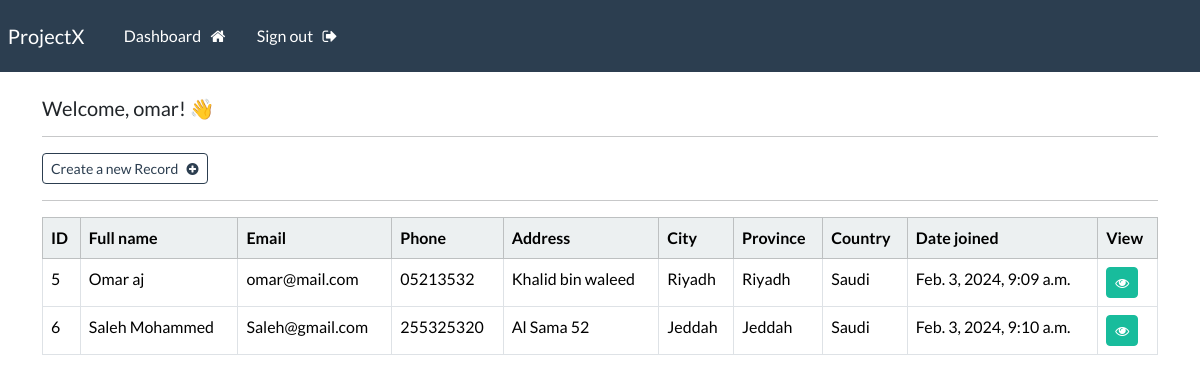
The page /dashboard (signed in) on the database its author committed.
### webapp/models.py (models this page shows, shortened)
class Record(models.Model):
	creation_date = models.DateTimeField(auto_now_add=True)
	first_name = models.CharField(max_length=100)
	last_name = models.CharField(max_length=100)
	email = models.CharField(max_length=255)
	phone = models.CharField(max_length=20)
	address = models.CharField(max_length=300)
	city = models.CharField(max_length=255)
	province = models.CharField(max_length=200)
	country = models.CharField(max_length=125)

### webapp/views.py (the view)
# urls.py: path('dashboard', views.dashboard, name="dashboard"),
@login_required(login_url='my-login')
def dashboard(request):
    my_records = Record.objects.all()
    context = {'records': my_records}
    return render(request, 'webapp/dashboard.html', context=context)

### webapp/templates/webapp/dashboard.html
{% extends 'webapp/base.html' %}
{% block content %}
  <h5> Welcome, {{user}}! 👋 </h5>
  <hr>
  <a class="btn btn-outline-primary btn-sm" href="{% url 'create-record' %}">
    Create a new Record &nbsp; <i class="fa fa-plus-circle"></i>
  </a>
  <hr>
  <table class="table table-hover table-bordered">
    <thead class="table-light">
      <tr>
        <th scope="col"> ID </th>
        <th scope="col"> Full name </th>
        <th scope="col"> Email </th>
        <th scope="col"> Phone </th>
        <th scope="col"> Address </th>
        <th scope="col"> City </th>
        <th scope="col"> Province </th>
        <th scope="col"> Country </th>
        <th scope="col"> Date joined </th>
        <th scope="col"> View </th>
      </tr>
    </thead>
    <tbody>
    {% if records %}
      {% for record in records %}
      <tr>
        <td> {{record.id}} </td>
        <td> {{record.first_name}} {{record.last_name}} </td>
        <td> {{record.email}} </td>
        <td> {{record.phone}} </td>
        <td> {{record.address}} </td>
        <td> {{record.city}} </td>
        <td> {{record.province}} </td>
        <td> {{record.country}} </td>
        <td> {{record.creation_date}} </td>
        <td>
          <a class="btn btn-success btn-sm" href="{% url 'record' record.id %}">
           <i class="fa fa-eye"></i>
          </a></td>
      </tr>
      {% endfor %}
    {% endif %}
    </tbody>
  </table>
{% endblock %}

### webapp/templates/webapp/base.html (shortened to what this page needs)
{% load static %}
<!DOCTYPE html>
<html lang="en">
  <head>
    <link rel="stylesheet" type="text/css" href="https://bootswatch.com/5/flatly/bootstrap.min.css">
    <link rel="stylesheet" type="text/css" href="{% static 'css/styles.css' %}">
    <link rel="stylesheet" href="https://cdnjs.cloudflare.com/ajax/libs/font-awesome/4.7.0/css/font-awesome.min.css">
  </head>
  <body>
    {% include 'webapp/navbar.html' %}
    <div class="container">
      <br>
      {% block content %}
      {% endblock %}
    </div>
  </body>
</html>

### webapp/templates/webapp/navbar.html (shortened to what this page needs)
<nav class="navbar navbar-expand-lg navbar-dark bg-primary justify-content-center">
  <a class="navbar-brand main-heading" href="{% url '' %}">
    &nbsp; ProjectX
  </a>
    <div class="collapse navbar-collapse text-center" id="navbarNavDropdown">
      <ul class="navbar-nav mr-auto">
        {% if user.is_authenticated %}
          <li class="nav-item">
            <a class="nav-link" href="{% url 'dashboard' %}">Dashboard &nbsp; <i class="fa fa-home" aria-hidden="true"></i> </a>
          </li>
          <li class="nav-item">
            <a class="nav-link" href="{% url 'user-logout' %}">Sign out &nbsp; <i class="fa fa-sign-out" aria-hidden="true"></i> </a>
          </li>
      </ul>
      {% endif %}
    </div>
</nav>

### rows shown on the page
Record: id "5", first_name "Omar", last_name "aj", email "omar@mail.com", phone "05213532", address "Khalid bin waleed", city "Riyadh", province "Riyadh", country "Saudi", creation_date "Feb. 3, 2024, 9:09 a.m."
Record: id "6", first_name "Saleh", last_name "Mohammed", email "Saleh@gmail.com", phone "255325320", address "Al Sama 52", city "Jeddah", province "Jeddah", country "Saudi", creation_date "Feb. 3, 2024, 9:10 a.m."

### other values the page prints
{{ user }} "omar"
